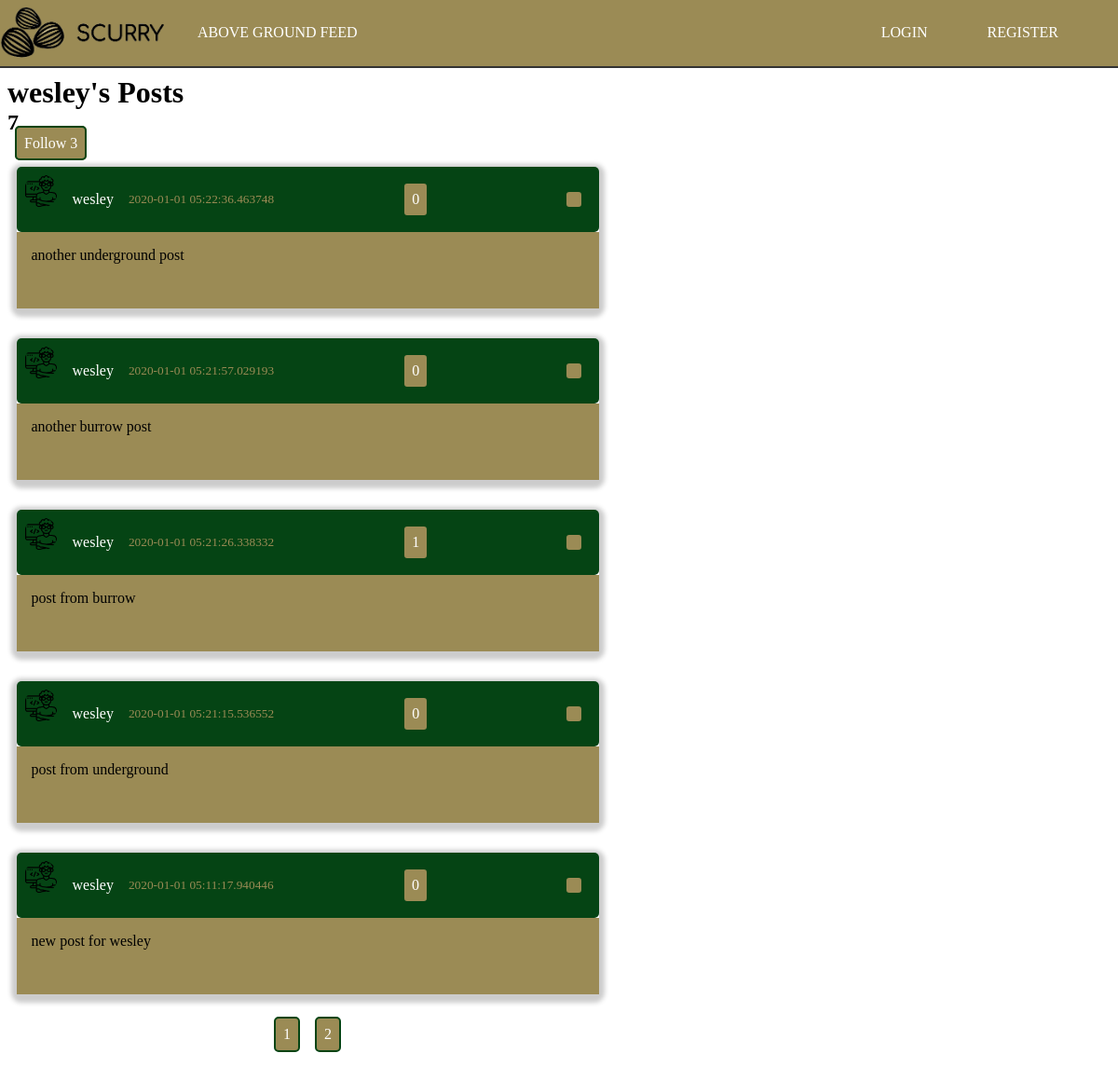
/user/wesley, run on an earlier commit of the app's database.
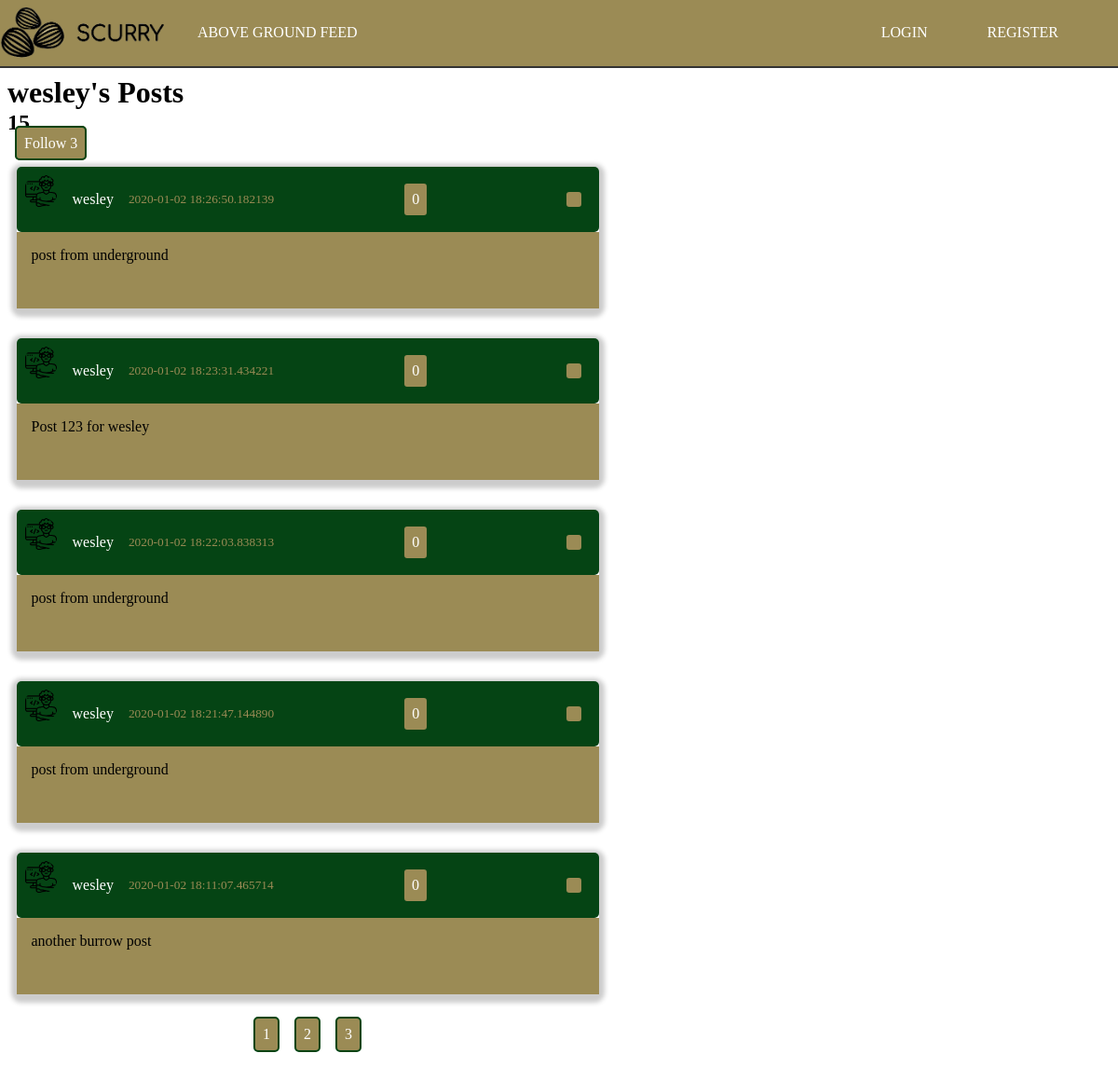
And on a later commit of the database.
### scurry/models.py (models this page shows, shortened)
class Post(db.Model):
    id = db.Column(db.Integer, primary_key=True)
    content = db.Column(db.Text, nullable=False)
    date_posted = db.Column(db.DateTime, nullable=False, default=datetime.utcnow)
    user_id = db.Column(db.Integer, db.ForeignKey('user.id'), nullable=False)
    private = db.Column(db.Boolean, default=False, nullable=False)
    likes = db.relationship('PostLike', backref='post', lazy='dynamic')
    shares = db.relationship('PostShare', foreign_keys='PostShare.shared_post_id', backref='post', lazy='dynamic')

class User(db.Model, UserMixin):
    id = db.Column(db.Integer, primary_key=True)
    username = db.Column(db.String(20), unique=True, nullable=False)
    email = db.Column(db.String(120), unique=True, nullable=False)
    image_file = db.Column(db.String(20), nullable=False, default='noprofile.jpg')
    password = db.Column(db.String(60), nullable=False)
    posts = db.relationship('Post', backref='author', lazy=True)
    followed = db.relationship(
        'User', secondary=followers,
        primaryjoin=(followers.c.follower_id == id),
        secondaryjoin=(followers.c.followed_id == id),
        backref=db.backref('followers', lazy='dynamic'), lazy='dynamic')
    liked = db.relationship(
        'PostLike',
        foreign_keys='PostLike.user_id',
        backref='user', lazy='dynamic')
    shared = db.relationship(
        'PostShare',
        foreign_keys='PostShare.sharer_id',
        backref='sharer', lazy='dynamic')

### scurry/users/routes.py (the view)
@users.route('/user/<string:username>')
def user_posts(username):
    postForm = PostForm()
    page = request.args.get('page', 1, type=int)
    user = User.query.filter_by(username=username).first_or_404()
    posts = Post.query.filter_by(author=user)\
        .order_by(Post.date_posted.desc())\
        .paginate(page=page, per_page=5)
    return render_template('user_posts.html', postForm=postForm, posts=posts, user=user)

### scurry/templates/user_posts.html (shortened to what this page needs)
{% extends "layout.html" %}
{% block content %}
<div class="container">
    <h1>{{ user.username }}'s Posts</h1><h2>{{ posts.total }}</h2>
    <a href="{{ url_for('users.follow_action', username=user.username, action='follow')}}" class="btn">Follow {{ user.followers.count() }}</a>
    <div class="posts-container">
        {%  for post in posts.items %}
            <article class="article-post shadow">
                <div class="post-head">
                    <img src="{{ url_for('static', filename='images/' + post.author.image_file) }}" alt="user photo" class="article-img">
                    <div class="post-metadata">
                        <a class="post-author" href="{{ url_for('users.user_posts', username=post.author.username) }}">{{ post.author.username }}</a>
                        <small>{{ post.date_posted }}</small>
                        <p class="btn right">
                            {{ post.likes.count() }}
                        </p>
                        <ion-icon class="btn share-btn right" name="share-alt"></ion-icon>
                    </div>
                </div>
                <div class="post-body">
                    <p class="post-content">{{ post.content }}</p>
                </div>
            </article>
        {% endfor %}
        <div class="pagination">
            {% for page_num in posts.iter_pages() %}
                {% if page_num %}
                    <a class="btn btn-info" href="{{ url_for('main.index', page=page_num) }}">{{ page_num }}</a>
                {% else %}
                    ...
                {% endif %}
            {% endfor %}
        </div>
    </div>
</div>
{% endblock content %}

What changed in the data, as far as the page shows it:
removed Post: image_file (picture), author.username "wesley", date_posted "2020-01-01 05:22:36.463748", likes.count "0", content "another underground post"
removed Post: image_file (picture), author.username "wesley", date_posted "2020-01-01 05:21:57.029193", likes.count "0", content "another burrow post"
removed Post: image_file (picture), author.username "wesley", date_posted "2020-01-01 05:21:26.338332", likes.count "1", content "post from burrow"
removed Post: image_file (picture), author.username "wesley", date_posted "2020-01-01 05:21:15.536552", likes.count "0", content "post from underground"
removed Post: image_file (picture), author.username "wesley", date_posted "2020-01-01 05:11:17.940446", likes.count "0", content "new post for wesley"
added Post: image_file (picture), author.username "wesley", date_posted "2020-01-02 18:26:50.182139", likes.count "0", content "post from underground"
added Post: image_file (picture), author.username "wesley", date_posted "2020-01-02 18:23:31.434221", likes.count "0", content "Post 123 for wesley"
added Post: image_file (picture), author.username "wesley", date_posted "2020-01-02 18:22:03.838313", likes.count "0", content "post from underground"
added Post: image_file (picture), author.username "wesley", date_posted "2020-01-02 18:21:47.144890", likes.count "0", content "post from underground"
added Post: image_file (picture), author.username "wesley", date_posted "2020-01-02 18:11:07.465714", likes.count "0", content "another burrow post"
Also different on the page:
{{ posts.total }}: "7" → "15"
new list line: "3"
